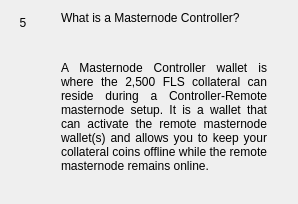
                  <widget class="QWidget" name="widgetFaq5" native="true">
                   <layout class="QHBoxLayout" name="horizontalPage_5" stretch="0,1">
                    <item alignment="Qt::AlignTop">
                     <widget class="QLabel" name="labelNumber5">
                      <property name="minimumSize">
                       <size>
                        <width>24</width>
                        <height>24</height>
                       </size>
                      </property>
                      <property name="maximumSize">
                       <size>
                        <width>16777215</width>
                        <height>24</height>
                       </size>
                      </property>
                      <property name="text">
                       <string>5</string>
                      </property>
                      <property name="alignment">
                       <set>Qt::AlignCenter</set>
                      </property>
                     </widget>
                    </item>
                    <item>
                     <layout class="QVBoxLayout" name="verticalLayoutPage_5">
                      <property name="leftMargin">
                       <number>20</number>
                      </property>
                      <property name="rightMargin">
                       <number>20</number>
                      </property>
                      <item>
                       <widget class="QLabel" name="labelSubtitle5">
                        <property name="text">
                         <string>What is a Masternode Controller?</string>
                        </property>
                        <property name="wordWrap">
                         <bool>true</bool>
                        </property>
                       </widget>
                      </item>
                      <item>
                       <spacer name="verticalSpacer_50">
                        <property name="orientation">
                         <enum>Qt::Vertical</enum>
                        </property>
                        <property name="sizeType">
                         <enum>QSizePolicy::Fixed</enum>
                        </property>
                        <property name="sizeHint" stdset="0">
                         <size>
                          <width>20</width>
                          <height>30</height>
                         </size>
                        </property>
                       </spacer>
                      </item>
                      <item>
                       <widget class="QLabel" name="labelContent5">
                        <property name="text">
                         <string>&lt;html&gt;&lt;head/&gt;&lt;body&gt;&lt;p align=&quot;justify&quot;&gt;A Masternode Controller wallet is where the 2,500 FLS collateral can reside during a Controller-Remote masternode setup. It is a wallet that can activate the remote masternode wallet(s) and allows you to keep your collateral coins offline while the remote masternode remains online. &lt;/p&gt;&lt;/body&gt;&lt;/html&gt;
                         </string>
                        </property>
                        <property name="alignment">
                         <set>Qt::AlignLeading|Qt::AlignLeft|Qt::AlignTop</set>
                        </property>
                        <property name="wordWrap">
                         <bool>true</bool>
                        </property>
                       </widget>
                      </item>
                      <item>
                       <spacer name="verticalSpacer_51">
                        <property name="orientation">
                         <enum>Qt::Vertical</enum>
                        </property>
                        <property name="sizeHint" stdset="0">
                         <size>
                          <width>20</width>
                          <height>20</height>
                         </size>
                        </property>
                       </spacer>
                      </item>
                     </layout>
                    </item>
                   </layout>
                  </widget>
